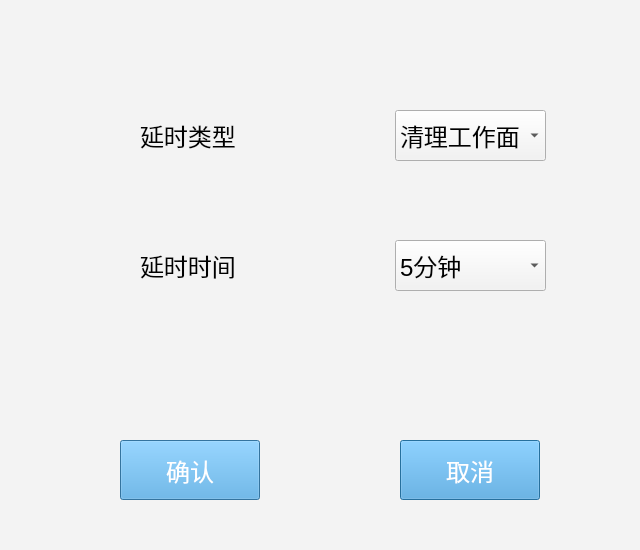
<?xml version="1.0" encoding="UTF-8"?>
<ui version="4.0">
 <class>Dialog_delay_request</class>
 <widget class="QDialog" name="Dialog_delay_request">
  <property name="geometry">
   <rect>
    <x>0</x>
    <y>0</y>
    <width>640</width>
    <height>550</height>
   </rect>
  </property>
  <property name="windowTitle">
   <string>Dialog</string>
  </property>
  <property name="styleSheet">
   <string notr="true">QWidget{
background-color: rgb(243, 243, 243);
}</string>
  </property>
  <widget class="QPushButton" name="pushButton_cancel">
   <property name="geometry">
    <rect>
     <x>400</x>
     <y>440</y>
     <width>140</width>
     <height>60</height>
    </rect>
   </property>
   <property name="palette">
    <palette>
     <active>
      <colorrole role="Button">
       <brush brushstyle="SolidPattern">
        <color alpha="255">
         <red>73</red>
         <green>163</green>
         <blue>223</blue>
        </color>
       </brush>
      </colorrole>
      <colorrole role="ButtonText">
       <brush brushstyle="SolidPattern">
        <color alpha="255">
         <red>255</red>
         <green>255</green>
         <blue>255</blue>
        </color>
       </brush>
      </colorrole>
      <colorrole role="Base">
       <brush brushstyle="SolidPattern">
        <color alpha="255">
         <red>73</red>
         <green>163</green>
         <blue>223</blue>
        </color>
       </brush>
      </colorrole>
      <colorrole role="Window">
       <brush brushstyle="SolidPattern">
        <color alpha="255">
         <red>73</red>
         <green>163</green>
         <blue>223</blue>
        </color>
       </brush>
      </colorrole>
     </active>
     <inactive>
      <colorrole role="Button">
       <brush brushstyle="SolidPattern">
        <color alpha="255">
         <red>73</red>
         <green>163</green>
         <blue>223</blue>
        </color>
       </brush>
      </colorrole>
      <colorrole role="ButtonText">
       <brush brushstyle="SolidPattern">
        <color alpha="255">
         <red>255</red>
         <green>255</green>
         <blue>255</blue>
        </color>
       </brush>
      </colorrole>
      <colorrole role="Base">
       <brush brushstyle="SolidPattern">
        <color alpha="255">
         <red>73</red>
         <green>163</green>
         <blue>223</blue>
        </color>
       </brush>
      </colorrole>
      <colorrole role="Window">
       <brush brushstyle="SolidPattern">
        <color alpha="255">
         <red>73</red>
         <green>163</green>
         <blue>223</blue>
        </color>
       </brush>
      </colorrole>
     </inactive>
     <disabled>
      <colorrole role="Button">
       <brush brushstyle="SolidPattern">
        <color alpha="255">
         <red>73</red>
         <green>163</green>
         <blue>223</blue>
        </color>
       </brush>
      </colorrole>
      <colorrole role="ButtonText">
       <brush brushstyle="SolidPattern">
        <color alpha="255">
         <red>190</red>
         <green>190</green>
         <blue>190</blue>
        </color>
       </brush>
      </colorrole>
      <colorrole role="Base">
       <brush brushstyle="SolidPattern">
        <color alpha="255">
         <red>73</red>
         <green>163</green>
         <blue>223</blue>
        </color>
       </brush>
      </colorrole>
      <colorrole role="Window">
       <brush brushstyle="SolidPattern">
        <color alpha="255">
         <red>73</red>
         <green>163</green>
         <blue>223</blue>
        </color>
       </brush>
      </colorrole>
     </disabled>
    </palette>
   </property>
   <property name="font">
    <font>
     <pointsize>18</pointsize>
    </font>
   </property>
   <property name="styleSheet">
    <string notr="true">background-color: rgb(73, 163, 223);</string>
   </property>
   <property name="text">
    <string>取消</string>
   </property>
  </widget>
  <widget class="QComboBox" name="comboBox">
   <property name="geometry">
    <rect>
     <x>395</x>
     <y>110</y>
     <width>151</width>
     <height>51</height>
    </rect>
   </property>
   <property name="font">
    <font>
     <pointsize>18</pointsize>
    </font>
   </property>
   <item>
    <property name="text">
     <string>清理工作面</string>
    </property>
   </item>
   <item>
    <property name="text">
     <string>挖机行走</string>
    </property>
   </item>
   <item>
    <property name="text">
     <string>司机休息</string>
    </property>
   </item>
   <item>
    <property name="text">
     <string>班中餐</string>
    </property>
   </item>
   <item>
    <property name="text">
     <string>简易故障</string>
    </property>
   </item>
   <item>
    <property name="text">
     <string>其他原因</string>
    </property>
   </item>
  </widget>
  <widget class="QLabel" name="label">
   <property name="geometry">
    <rect>
     <x>140</x>
     <y>110</y>
     <width>151</width>
     <height>51</height>
    </rect>
   </property>
   <property name="font">
    <font>
     <pointsize>18</pointsize>
    </font>
   </property>
   <property name="text">
    <string>延时类型</string>
   </property>
  </widget>
  <widget class="QPushButton" name="pushButton_confirm">
   <property name="geometry">
    <rect>
     <x>120</x>
     <y>440</y>
     <width>140</width>
     <height>60</height>
    </rect>
   </property>
   <property name="palette">
    <palette>
     <active>
      <colorrole role="Button">
       <brush brushstyle="SolidPattern">
        <color alpha="255">
         <red>73</red>
         <green>163</green>
         <blue>223</blue>
        </color>
       </brush>
      </colorrole>
      <colorrole role="ButtonText">
       <brush brushstyle="SolidPattern">
        <color alpha="255">
         <red>255</red>
         <green>255</green>
         <blue>255</blue>
        </color>
       </brush>
      </colorrole>
      <colorrole role="Base">
       <brush brushstyle="SolidPattern">
        <color alpha="255">
         <red>73</red>
         <green>163</green>
         <blue>223</blue>
        </color>
       </brush>
      </colorrole>
      <colorrole role="Window">
       <brush brushstyle="SolidPattern">
        <color alpha="255">
         <red>73</red>
         <green>163</green>
         <blue>223</blue>
        </color>
       </brush>
      </colorrole>
     </active>
     <inactive>
      <colorrole role="Button">
       <brush brushstyle="SolidPattern">
        <color alpha="255">
         <red>73</red>
         <green>163</green>
         <blue>223</blue>
        </color>
       </brush>
      </colorrole>
      <colorrole role="ButtonText">
       <brush brushstyle="SolidPattern">
        <color alpha="255">
         <red>255</red>
         <green>255</green>
         <blue>255</blue>
        </color>
       </brush>
      </colorrole>
      <colorrole role="Base">
       <brush brushstyle="SolidPattern">
        <color alpha="255">
         <red>73</red>
         <green>163</green>
         <blue>223</blue>
        </color>
       </brush>
      </colorrole>
      <colorrole role="Window">
       <brush brushstyle="SolidPattern">
        <color alpha="255">
         <red>73</red>
         <green>163</green>
         <blue>223</blue>
        </color>
       </brush>
      </colorrole>
     </inactive>
     <disabled>
      <colorrole role="Button">
       <brush brushstyle="SolidPattern">
        <color alpha="255">
         <red>73</red>
         <green>163</green>
         <blue>223</blue>
        </color>
       </brush>
      </colorrole>
      <colorrole role="ButtonText">
       <brush brushstyle="SolidPattern">
        <color alpha="255">
         <red>190</red>
         <green>190</green>
         <blue>190</blue>
        </color>
       </brush>
      </colorrole>
      <colorrole role="Base">
       <brush brushstyle="SolidPattern">
        <color alpha="255">
         <red>73</red>
         <green>163</green>
         <blue>223</blue>
        </color>
       </brush>
      </colorrole>
      <colorrole role="Window">
       <brush brushstyle="SolidPattern">
        <color alpha="255">
         <red>73</red>
         <green>163</green>
         <blue>223</blue>
        </color>
       </brush>
      </colorrole>
     </disabled>
    </palette>
   </property>
   <property name="font">
    <font>
     <pointsize>18</pointsize>
    </font>
   </property>
   <property name="styleSheet">
    <string notr="true">background-color: rgb(73, 163, 223);</string>
   </property>
   <property name="text">
    <string>确认</string>
   </property>
  </widget>
  <widget class="QLabel" name="label_2">
   <property name="geometry">
    <rect>
     <x>140</x>
     <y>240</y>
     <width>151</width>
     <height>51</height>
    </rect>
   </property>
   <property name="font">
    <font>
     <pointsize>18</pointsize>
    </font>
   </property>
   <property name="text">
    <string>延时时间</string>
   </property>
  </widget>
  <widget class="QComboBox" name="comboBox_2">
   <property name="geometry">
    <rect>
     <x>395</x>
     <y>240</y>
     <width>151</width>
     <height>51</height>
    </rect>
   </property>
   <property name="font">
    <font>
     <pointsize>18</pointsize>
    </font>
   </property>
   <item>
    <property name="text">
     <string>5分钟</string>
    </property>
   </item>
   <item>
    <property name="text">
     <string>10分钟</string>
    </property>
   </item>
   <item>
    <property name="text">
     <string>15分钟</string>
    </property>
   </item>
   <item>
    <property name="text">
     <string>20分钟</string>
    </property>
   </item>
   <item>
    <property name="text">
     <string>25分钟</string>
    </property>
   </item>
   <item>
    <property name="text">
     <string>30分钟</string>
    </property>
   </item>
  </widget>
 </widget>
 <resources/>
 <connections/>
</ui>
